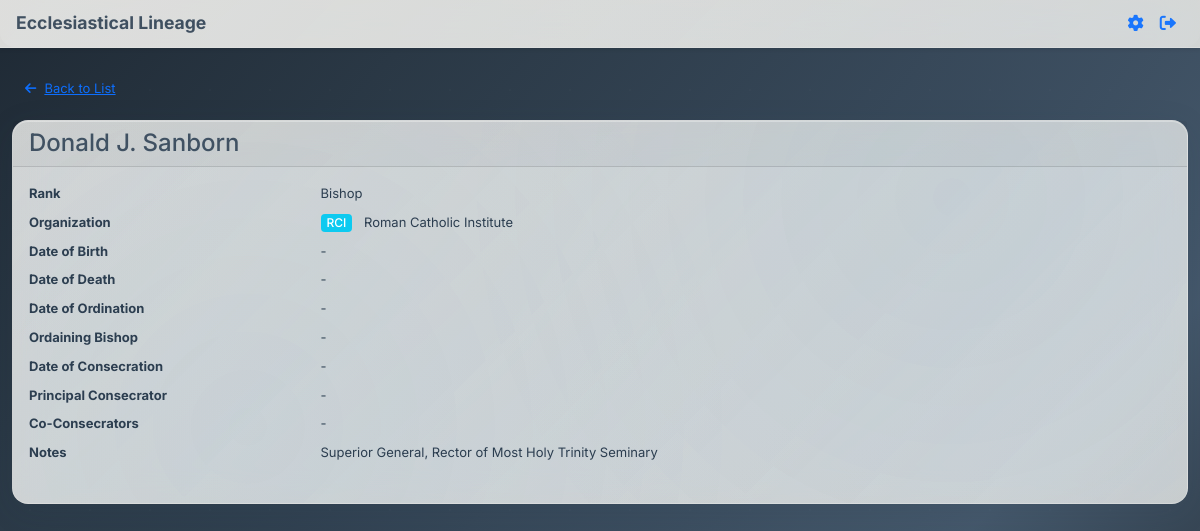
Before: /clergy/1 (signed in) with the older database file.
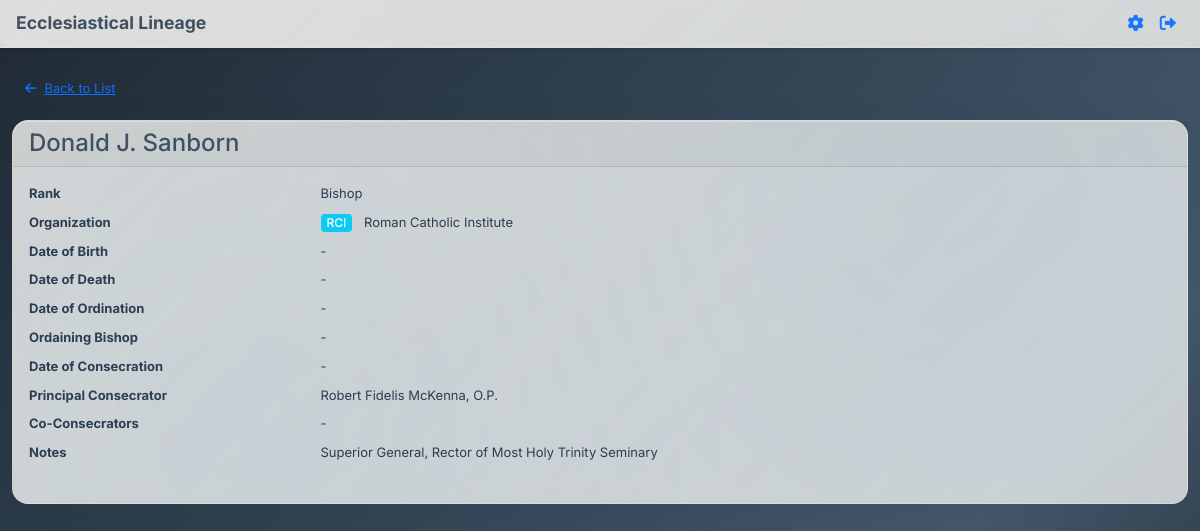
After: the same page with the newer database file.
### app.py (models this page shows, shortened)
class Clergy(db.Model):
    id = db.Column(db.Integer, primary_key=True)
    name = db.Column(db.String(200), nullable=False)
    rank = db.Column(db.String(100), nullable=False)
    organization = db.Column(db.String(200))
    date_of_birth = db.Column(db.Date)
    date_of_ordination = db.Column(db.Date)
    ordaining_bishop_id = db.Column(db.Integer, db.ForeignKey('clergy.id'))
    date_of_consecration = db.Column(db.Date)
    consecrator_id = db.Column(db.Integer, db.ForeignKey('clergy.id'))
    co_consecrators = db.Column(db.Text)  # JSON array of clergy IDs
    date_of_death = db.Column(db.Date)
    notes = db.Column(db.Text)
    ordaining_bishop = db.relationship('Clergy', foreign_keys=[ordaining_bishop_id], remote_side=[id])
    consecrator = db.relationship('Clergy', foreign_keys=[consecrator_id], remote_side=[id])
    def get_co_consecrators(self):
        if self.co_consecrators:
            return json.loads(self.co_consecrators)
        return []

### app.py (the view)
@app.route('/clergy/<int:clergy_id>')
def view_clergy(clergy_id):
    if 'user_id' not in session:
        flash('Please log in to view clergy records.', 'error')
        return redirect(url_for('login'))
    clergy = Clergy.query.get_or_404(clergy_id)
    organizations = Organization.query.all()
    org_abbreviation_map = {org.name: org.abbreviation for org in organizations}
    return render_template('view_clergy.html',
                         clergy=clergy,
                         org_abbreviation_map=org_abbreviation_map)

### templates/view_clergy.html (shortened to what this page needs)
{% extends "base.html" %}
{% block full_content %}
<div class="container mt-4">
    <a href="{{ url_for('clergy_list') }}" class="btn btn-link mb-3"><i class="fas fa-arrow-left me-2"></i>Back to List</a>
    <div class="card">
        <div class="card-header">
            <h2 class="h4 mb-0">{{ clergy.name }}</h2>
        </div>
        <div class="card-body">
            <dl class="row">
                <dt class="col-sm-3">Rank</dt>
                <dd class="col-sm-9">{{ clergy.rank }}</dd>
                <dt class="col-sm-3">Organization</dt>
                <dd class="col-sm-9">
                    {% if clergy.organization %}
                        {% if org_abbreviation_map.get(clergy.organization) %}
                            <span class="badge bg-info me-2">{{ org_abbreviation_map.get(clergy.organization) }}</span>
                            {{ clergy.organization }}
                        {% else %}
                            {{ clergy.organization }}
                        {% endif %}
                    {% else %}
                        -
                    {% endif %}
                </dd>
                <dt class="col-sm-3">Date of Birth</dt>
                <dd class="col-sm-9">{{ clergy.date_of_birth.strftime('%Y-%m-%d') if clergy.date_of_birth else '-' }}</dd>
                <dt class="col-sm-3">Date of Death</dt>
                <dd class="col-sm-9">{{ clergy.date_of_death.strftime('%Y-%m-%d') if clergy.date_of_death else '-' }}</dd>
                <dt class="col-sm-3">Date of Ordination</dt>
                <dd class="col-sm-9">{{ clergy.date_of_ordination.strftime('%Y-%m-%d') if clergy.date_of_ordination else '-' }}</dd>
                <dt class="col-sm-3">Ordaining Bishop</dt>
                <dd class="col-sm-9">{{ clergy.ordaining_bishop.name if clergy.ordaining_bishop else '-' }}</dd>
                <dt class="col-sm-3">Date of Consecration</dt>
                <dd class="col-sm-9">{{ clergy.date_of_consecration.strftime('%Y-%m-%d') if clergy.date_of_consecration else '-' }}</dd>
                <dt class="col-sm-3">Principal Consecrator</dt>
                <dd class="col-sm-9">{{ clergy.consecrator.name if clergy.consecrator else '-' }}</dd>
                <dt class="col-sm-3">Co-Consecrators</dt>
                <dd class="col-sm-9">
                    {% set co_ids = clergy.get_co_consecrators() %}
                    {% if co_ids %}
                        <ul class="mb-0">
                        {% for cid in co_ids %}
                            {% set co = (clergy.query.get(cid)) %}
                            <li>{{ co.name if co else 'Unknown' }}</li>
                        {% endfor %}
                        </ul>
                    {% else %}-{% endif %}
                </dd>
                <dt class="col-sm-3">Notes</dt>
                <dd class="col-sm-9">{{ clergy.notes or '-' }}</dd>
            </dl>
        </div>
    </div>
</div>
{% endblock %}

Changed rows visible on the page:
added Clergy: consecrator "Robert Fidelis McKenna, O.P."
Other visible differences:
{{ clergy.consecrator.name if clergy.consecrator else '-' }}: "-" → (not shown)
